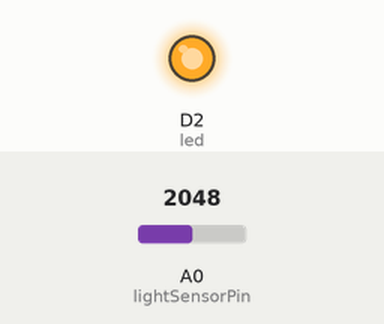
This sketch was run on a simulated Particle Photon. Shown: output pins drawn as LEDs (lit = HIGH). The inputs (shaded band) are chosen by the test bench; at power-on: A0 (lightSensorPin) = 2048.

Above: at 5.0 s.
At 12.5 s:
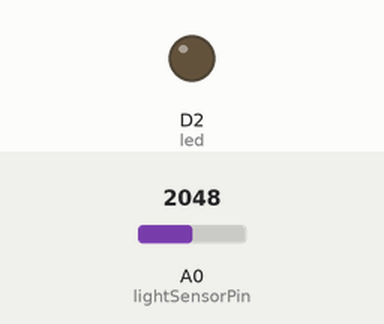
Timing chart, 0 to 19.5 s (numbered marks = the images above):
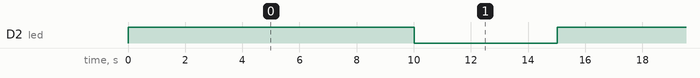

Measured:
- by itself, D2 (led): alternates HIGH for 10.0 s and LOW for 5.0 s

The sketch:

tempwebhooks.ino
```cpp
int led = D2;  // The on-board LED
int lightSensorPin = A0;
int analogValue = 0;

void setup()
{
  pinMode(led, OUTPUT);
  pinMode(lightSensorPin, INPUT);
}

void loop()
{
  analogValue = analogRead(lightSensorPin);
  digitalWrite(led, HIGH);   // Turn ON the LED

  String light_intensity = String(analogValue);
  Particle.publish("light_intensity", light_intensity, PRIVATE);
  delay(10000);               // Wait for 30 seconds

  digitalWrite(led, LOW);    // Turn OFF the LED
  delay(5000);               // Wait for 30 seconds
}
```
